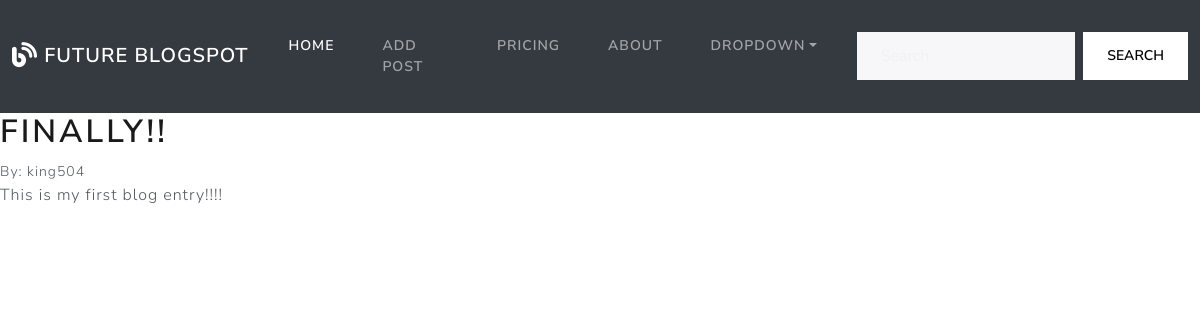
/post/1, run on the app's committed database.
### theblog/models.py (models this page shows, shortened)
class Post(models.Model):
    title = models.CharField(max_length=100)
    title_tag = models.CharField(max_length=100, default='Title')
    author = models.ForeignKey(User, on_delete=models.CASCADE)
    body = models.TextField()

### theblog/views.py (the view)
# urls.py: path('post/<int:pk>', View_Post.as_view(), name='post'),
class View_Post(DetailView):
    model = Post
    template_name = 'view.html'

### theblog/templates/view.html (shortened to what this page needs)
{% extends 'base.html' %}
{% block body %}
    <h1>{{post.title}}</h1>
    <small>By: {{post.author}}</small>
    <p>{{post.body}}</p>
{% endblock %}

### data on the page
Post: title "FINALLY!!", author "king504", body "This is my first blog entry!!!!"
